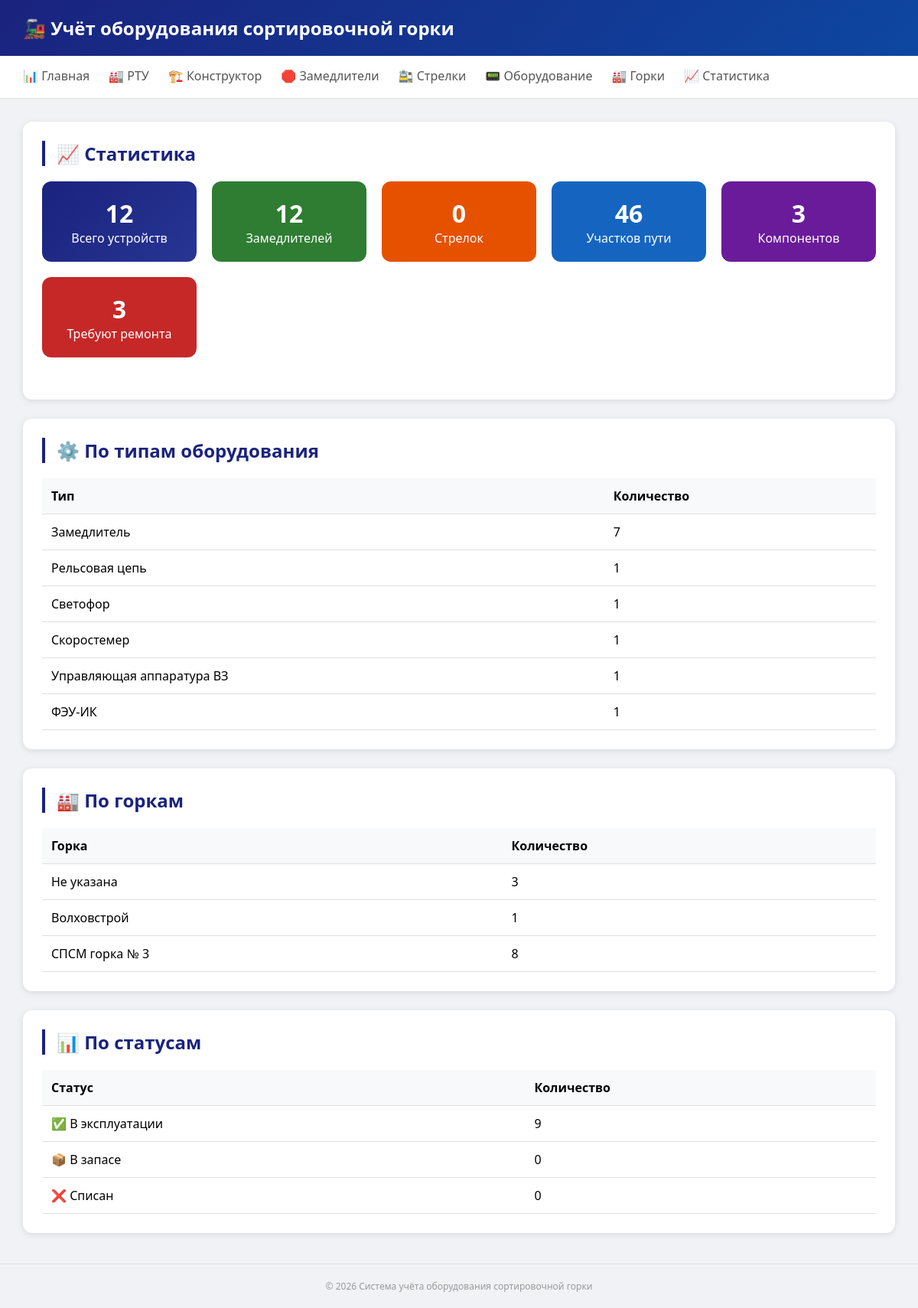
Page /statistics/ on the committed database.
### tables this page shows
CREATE TABLE equipment_types (
        id INTEGER PRIMARY KEY AUTOINCREMENT,
        name TEXT NOT NULL UNIQUE,
        category TEXT,
        icon TEXT,
        has_passport BOOLEAN DEFAULT 1,
        has_serial_number BOOLEAN DEFAULT 1
    );

CREATE TABLE parks (
        id INTEGER PRIMARY KEY AUTOINCREMENT,
        name TEXT NOT NULL,
        station TEXT,
        class INTEGER,
        num_tracks INTEGER,
        num_bundles INTEGER,
        control_system TEXT,
        description TEXT
    );

### routers/statistics.py (the view)
@router.get("/", response_class=HTMLResponse)
async def statistics_page(request: Request):
    stats = get_statistics()
    return templates.TemplateResponse("statistics.html", {"request": request, "stats": stats})

### templates/statistics.html (shortened to what this page needs)
{% extends "base.html" %}
{% block content %}
<div class="card">
    <h2>📈 Статистика</h2>
    <div class="stats-grid">
        <div class="stat-card"><div class="stat-number">{{ stats.total_devices }}</div><div>Всего устройств</div></div>
        <div class="stat-card" style="background: #2e7d32;"><div class="stat-number">{{ stats.retarders }}</div><div>Замедлителей</div></div>
        <div class="stat-card" style="background: #e65100;"><div class="stat-number">{{ stats.switches }}</div><div>Стрелок</div></div>
        <div class="stat-card" style="background: #1565c0;"><div class="stat-number">{{ stats.track_sections }}</div><div>Участков пути</div></div>
        <div class="stat-card" style="background: #6a1b9a;"><div class="stat-number">{{ stats.components }}</div><div>Компонентов</div></div>
        <div class="stat-card" style="background: #c62828;"><div class="stat-number">{{ stats.need_repair }}</div><div>Требуют ремонта</div></div>
    </div>
</div>
<div class="card">
    <h2>⚙️ По типам оборудования</h2>
    <table class="table">
        <thead><tr><th>Тип</th><th>Количество</th></tr></thead>
        <tbody>{% for type, count in stats.by_type %}<tr><td>{{ type }}</td><td>{{ count }}</td></tr>{% endfor %}</tbody>
    </table>
</div>
<div class="card">
    <h2>🏭 По горкам</h2>
    <table class="table">
        <thead><tr><th>Горка</th><th>Количество</th></tr></thead>
        <tbody>{% for park, count in stats.by_park %}<tr><td>{{ park or 'Не указана' }}</td><td>{{ count }}</td></tr>{% endfor %}</tbody>
    </table>
</div>
<div class="card">
    <h2>📊 По статусам</h2>
    <table class="table">
        <thead><tr><th>Статус</th><th>Количество</th></tr></thead>
        <tbody>
            <tr><td>✅ В эксплуатации</td><td>{{ stats.by_status.get('active', 0) }}</td></tr>
            <tr><td>📦 В запасе</td><td>{{ stats.by_status.get('reserve', 0) }}</td></tr>
            <tr><td>❌ Списан</td><td>{{ stats.by_status.get('written_off', 0) }}</td></tr>
        </tbody>
    </table>
</div>
{% endblock %}

### templates/base.html (style rules this page uses)
* { margin: 0; padding: 0; box-sizing: border-box; }
body { font-family: 'Segoe UI', Tahoma, Geneva, Verdana, sans-serif; background: #f0f2f5; }
.card { background: white; border-radius: 12px; box-shadow: 0 2px 8px rgba(0,0,0,0.1); padding: 25px; margin-bottom: 25px; }
.card h2 { color: #1a237e; margin-bottom: 20px; border-left: 4px solid #1a237e; padding-left: 15px; }
.table { width: 100%; border-collapse: collapse; }
.table th, .table td { padding: 12px; text-align: left; border-bottom: 1px solid #e0e0e0; }
.table th { background: #f8f9fa; font-weight: 600; }
.stats-grid { display: grid; grid-template-columns: repeat(auto-fit, minmax(200px, 1fr)); gap: 20px; margin-bottom: 30px; }
.stat-card { background: linear-gradient(135deg, #1a237e, #283593); color: white; padding: 20px; border-radius: 12px; text-align: center; }
.stat-number { font-size: 32px; font-weight: 700; }

### rows in the picture
equipment_types: name "Рельсовая цепь", count "1"
equipment_types: name "Светофор", count "1"
equipment_types: name "Управляющая аппаратура ВЗ", count "1"
parks: name "Волховстрой", num_bundles "1"

### other values in the picture
{{ stats.total_devices }} "12"
{{ stats.retarders }} "12"
{{ stats.switches }} "0"
{{ stats.track_sections }} "46"
{{ stats.components }} "3"
{{ stats.need_repair }} "3"
{{ type }} "Замедлитель" "Скоростемер" "ФЭУ-ИК"
{{ count }} "7" "1" "1"
{{ park or 'Не указана' }} "Не указана" "СПСМ горка № 3"
{{ count }} "3" "8"
{{ stats.by_status.get('active', 0) }} "9"
{{ stats.by_status.get('reserve', 0) }} "0"
{{ stats.by_status.get('written_off', 0) }} "0"
